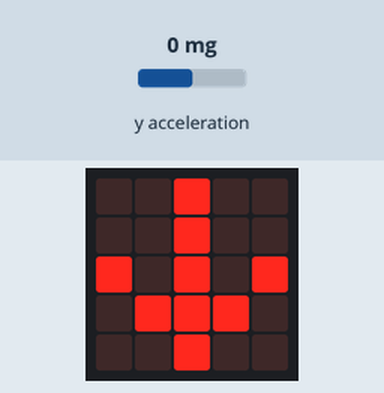
Bench run of a program on a simulated BBC micro:bit (MakeCode). On the bench: the board's 5×5 LED display. Inputs (shaded band) come from the test bench; at power-on: y acceleration 0 mg.

Above: at 1.2 s.
1.3 s: y acceleration set to -89 mg
2.8 s: y acceleration set to -111 mg
At 3.9 s:
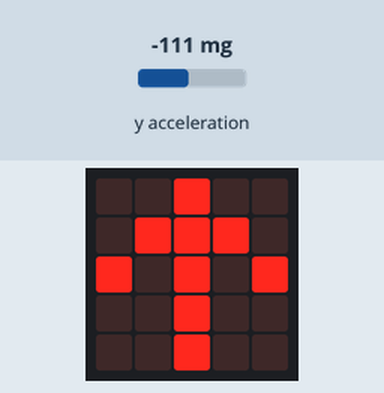
4.4 s: y acceleration set to 750 mg
At 5.6 s:
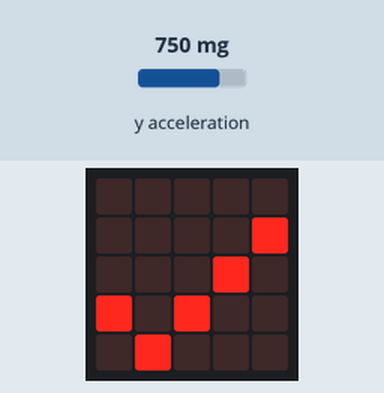
6.1 s: y acceleration set to 105 mg
7.6 s: y acceleration set to 88 mg
At 8.0 s:
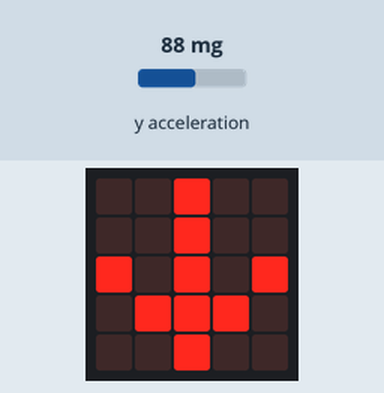
9.2 s: y acceleration set to -1440 mg
At 9.8 s:
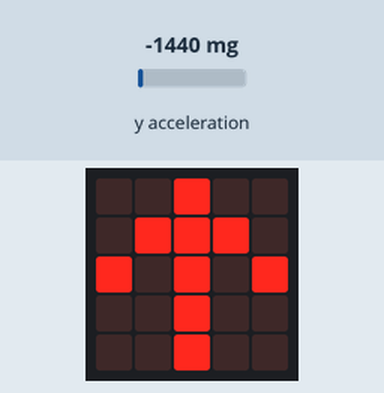
Timing chart, 0 to 11.9 s (numbered marks = the images above; inputs shaded):
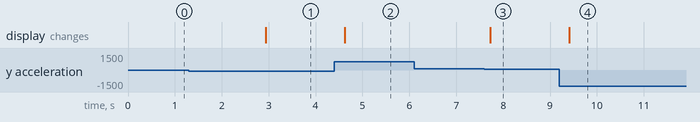

The program:

main.ts
```typescript
basic.forever(function () {
    if (input.acceleration(Dimension.Y) < -100) {
        basic.showLeds(`
            . . # . .
            . # # # .
            # . # . #
            . . # . .
            . . # . .
            `)
    } else if (input.acceleration(Dimension.Y) < 100) {
        basic.showLeds(`
            . . # . .
            . . # . .
            # . # . #
            . # # # .
            . . # . .
            `)
    } else {
        basic.showIcon(IconNames.Yes)
    }
})
```

test.ts
```typescript
// les tests vont ici ; cela ne sera pas compilé si ce paquet est utilisé en tant qu'extension.
```

Measured:
- the behaviour switches between -100 and -101 mg on y acceleration (found by bisection; images 0 and 1)
- the behaviour switches between 100 and 99 mg on y acceleration (found by bisection; images 2 and 3)
- after the input at 1.3 s, every drawn part: stays the same
- after the input at 2.8 s, the display: changes after 0.14 s (image 1)
- after the input at 4.4 s, the display: changes after 0.22 s (image 2)
- after the input at 6.1 s, every drawn part: stays the same
- after the input at 7.6 s, the display: changes after 0.12 s (image 3)
- after the input at 9.2 s, the display: changes after 0.21 s (image 4)
